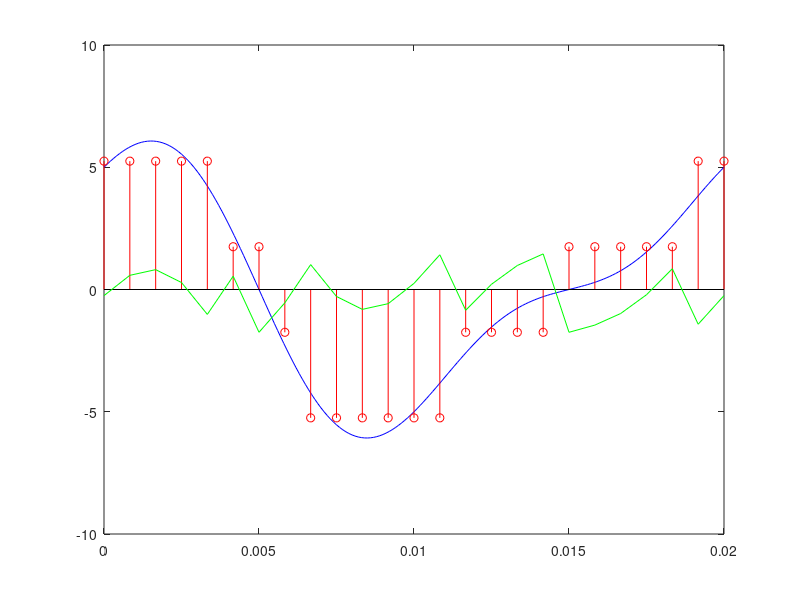

Here is the MATLAB script that generated this plot: (Note: this script raises an error after producing the figure.)
f1 = 100; f2 = 50;
f = lcm(f1, f2);
A1 = 2; A2 = 5;
T = 1/f; dt = T/100;
t = 0:dt:0.02;

% Υπολογισμός του σήματος x
x = A1*sin(2*pi*f1*t) + A2*cos(2*pi*f2*t);

% Δειγματοληψία σήματος x με 1.2Khz
fs = 1200;
Ts = 1/fs;
t1 = 0:Ts:0.02;
xs = A1*sin(2*pi*f1*t1) + A2*cos(2*pi*f2*t1);

Nq = 4; % πλήθος επιπέδων κβάντισης
FSR = A1 + A2;
sampled = xs;
% βήμα κβάντισης = Full Scale Range/πλήθος επιπεδων κβάντισης
step = FSR/(Nq/2);      
partition = (-FSR+step):step:(FSR-step);        
codebook = (-FSR+(step/2)):step:(FSR-(step/2));  
[index, quants, distor] = quantiz(sampled, partition, codebook);

% Γραφική παράσταση αρχικού σήματος
plot(t,x,'b')
hold on;
% Γραφική παράσταση δειγματοληπτημένου σήματος
stem(t1,quants,'r');

% Γραφική παράσταση του σφάλματος κβάντισης
qerr = sampled-quants;
hold on;
plot(t1, qerr, 'g');

% Γραφική παράσταση των ορίων ζώνων κβάντισης (κάθε γραμμή)
for i = 1:length(partition)
    yline(partition(i), 'k');
end

% Γραφική παράσταση των επιπέδων κβάντισης (κάθε γραμμή)
for i = 1:length(codebook)
    yline(codebook(i), 'm--');
end

title('Κβαντιση σε 4 επίπεδα')
legend('Αρχικό Σήμα', 'Κβαντισμένο Σήμα','Σφάλμα Κβάντισης');

% Δημιουργία δυαδικών ακολουθίων
% Η dec2bin μετατρέπει ένα πίνακα με δεκαδικούς αριθμούς σε έναν πίνακα με δυαδικούς αριθμούς αντίστοιχα
% Άρα μετατρέπονται οι αριθμοί μέχρι το πλήθος των πλήθων κβάντισεις (Nq = 4) - 1 γιατί οι δυαδικοι αριθμοί 2 bit
% είναι 2^2-1 = 3. (0 = 00, 1 = 01, 2 = 10, 3 = 11)
code_words = dec2bin(0:Nq-1); 

% Αντιστοιχίζει τις κωδικές λέξεις στις κβαντισμένες τιμές 
% χρησιμοποιώντας τον πίνακα code_words και τον πίνακα δεικτών index απο την quantiz
labels = code_words(index+1, :);

% Αντιστοίχιση των κωδικών λέξεων σε κάθε κβαντισμένενη τιμή τους σήματος 
for i = 1:length(t1)
    % το t1(i) είναι η συντεγμένη x και το quants(i) είναι η συντεταγένη y των κβαντισμένων τιμών
    % labels(i,:) βάζει την τρέχουσα κωδικολέξη για το σημείο
    text(t1(i), quants(i), labels(i,:), 'VerticalAlignment','bottom','HorizontalAlignment','right');
end
